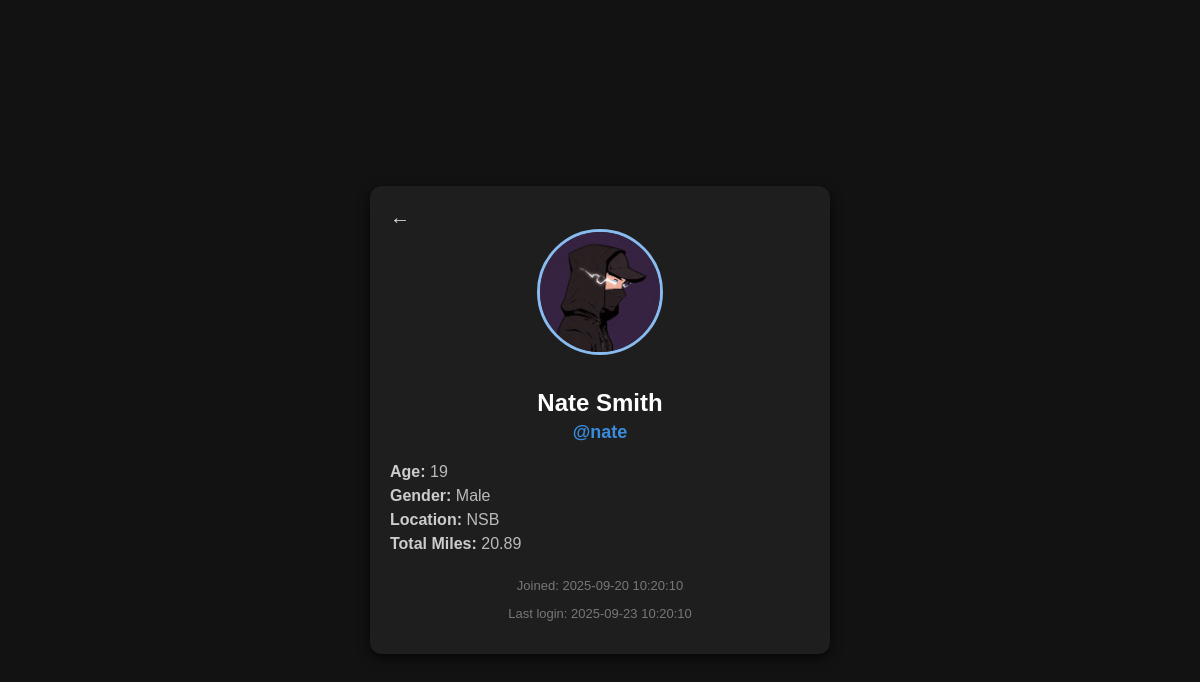
/profile/nate, run on the app's committed database.
### tables this page shows
CREATE TABLE users (
    id INTEGER PRIMARY KEY AUTOINCREMENT,
    username,
    first_name TEXT,
    last_name TEXT,
    password TEXT,
    age INTEGER,
    gender TEXT,
    location TEXT,
    color TEXT,
    profile_picture TEXT,
    creation_date TIMESTAMP,
    last_login TIMESTAMP
);

### py/pages/profile.py (the view)
def profile(username):
    conn, cursor = dbConnection()
    cursor.execute("SELECT id FROM users WHERE username = ?", (username,))
    user_id = cursor.fetchone()[0]
    cursor.execute("SELECT * FROM users WHERE username = ?", (username,))
    user = cursor.fetchone()
    cursor.execute("select SUM(MILES) from runnings where user_id = ?", (user_id,))
    total_miles = cursor.fetchone()[0]
    cursor.execute("SELECT route_coords FROM runnings WHERE user_id = ?", (user_id,))
    territory = cursor.fetchall()
    conn.close()
    territory = [dict(row) for row in territory]
    return render_template('profile.html', user=user, total_miles=total_miles, territory=territory)

### py/database/db.py (called while the page is built)
def dbConnection():
    conn = sqlite3.connect(DATABASE)
    conn.row_factory = sqlite3.Row
    cursor = conn.cursor()
    return conn, cursor

### templates/profile.html (shortened to what this page needs)
<!DOCTYPE html>
<html lang="en">
<head>
</head>
<body>
  <div class="profile-card">
<div style="justify-self: left;">
  <span onclick="history.back()" style="cursor: pointer; font-size: 20px;">←</span>
</div>
    <div>
        <img src="{{ url_for('static', filename='img/' + user.profile_picture + '.png') }}" alt="Profile Picture" class="profile-picture" />
        <h1>{{ user.first_name }} {{ user.last_name }}</h1>
        <div class="username">@{{ user.username }}</div>
    </div>
    <div class="info">
      <p><span>Age:</span> {{ user.age }}</p>
      <p><span>Gender:</span> {{ user.gender }}</p>
      <p><span>Location:</span> {{ user.location }}</p>
      <p><span>Total Miles:</span> {{total_miles}}</p>
    </div>
    <div class="meta">
      <p>Joined: {{ user.creation_date }}</p>
      <p>Last login: {{ user.last_login }}</p>
    </div>
  </div>
</body>
</html>

### templates/profile.html (style rules this page uses)
body { font-family: Arial, sans-serif; background: #121212; color: #e0e0e0; margin: 0; padding: 20px; display: flex; justify-content: center; align-items: center; min-height: 100vh; }
.profile-card { background: #1e1e1e; border-radius: 12px; box-shadow: 0 4px 12px rgba(0, 0, 0, 0.7); max-width: 420px; width: 100%; padding: 20px; text-align: center; color: #e0e0e0; }
.profile-picture { width: 120px; height: 120px; border-radius: 50%; object-fit: cover; border: 3px solid #88bcf0; margin-bottom: 20px; background-color: #333; }
h1 { margin: 10px 0 5px; font-size: 24px; color: #ffffff; }
.username { font-size: 18px; color: #3a8dde; font-weight: bold; }
.info { margin-top: 20px; text-align: left; }
.info p { margin: 6px 0; font-size: 16px; color: #bbbbbb; }
.info span { font-weight: bold; color: #cccccc; }
.meta { font-size: 13px; color: #777; margin-top: 25px; }

### data on the page
users: first_name "Nate", last_name "Smith", username "nate", age "19", gender "Male", location "NSB", creation_date "2025-09-20 10:20:10", last_login "2025-09-23 10:20:10"

### other printed values
{{ total_miles }} "20.89"
